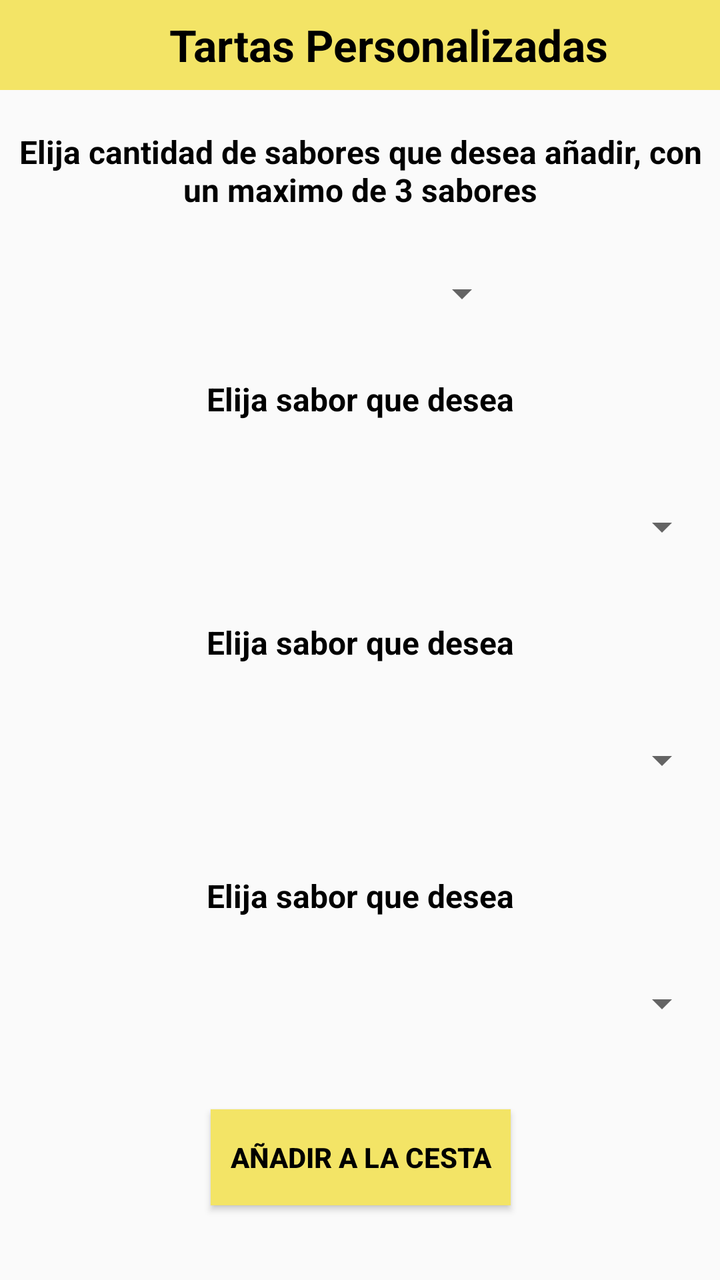
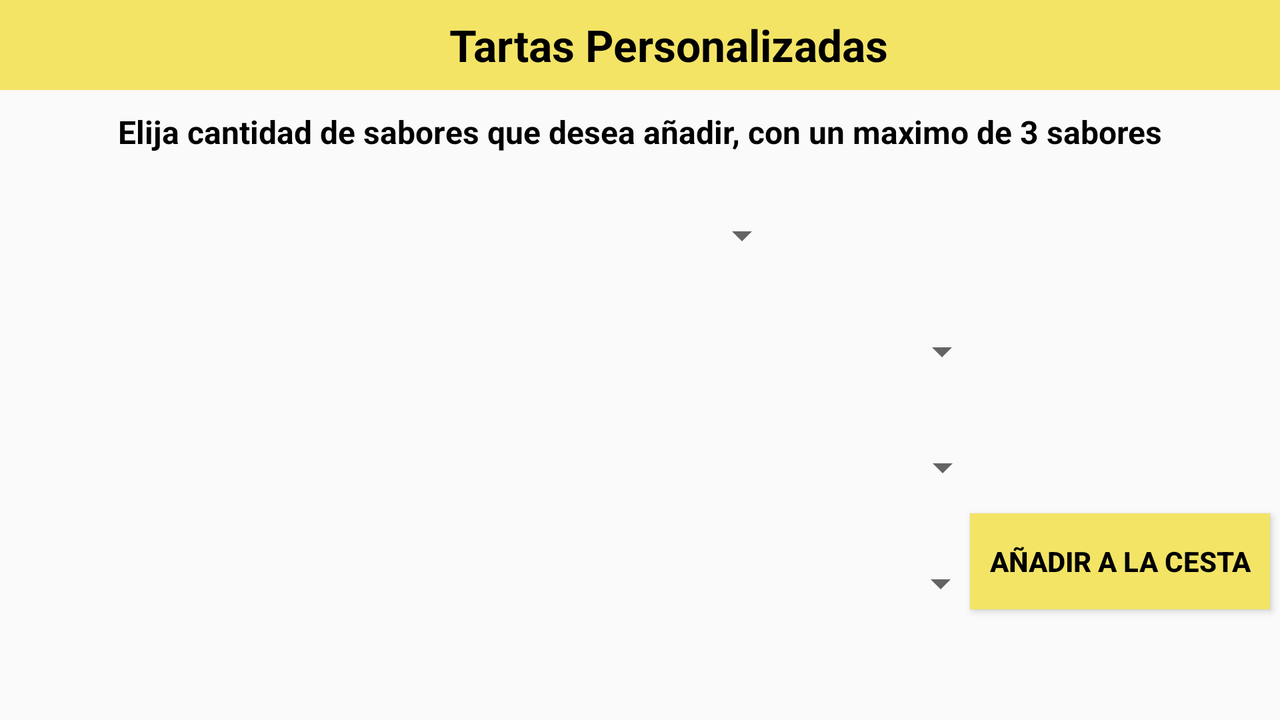

One screen, two layout resources from the same app: the default and the repository's alternative for another configuration. Each is rendered where Android would select it; the XML of both is given below.
<!-- AndroidManifest.xml: application theme Theme.TartAttack -->
<!-- res/layout/activity_tartas_personalizadas.xml -->
<?xml version="1.0" encoding="utf-8"?>
<androidx.constraintlayout.widget.ConstraintLayout xmlns:android="http://schemas.android.com/apk/res/android"
    xmlns:app="http://schemas.android.com/apk/res-auto"
    xmlns:tools="http://schemas.android.com/tools"
    android:layout_width="match_parent"
    android:layout_height="match_parent"
    android:textAlignment="center"
    tools:context=".TartasPersonalizadas">


    <Spinner
        android:id="@+id/spinner_sabor_3"
        android:layout_width="350dp"
        android:layout_height="wrap_content"
        android:layout_marginTop="19dp"
        android:contentDescription="@string/sabor"
        android:minHeight="48dp"
        app:layout_constraintEnd_toEndOf="parent"
        app:layout_constraintHorizontal_bias="0.491"
        app:layout_constraintStart_toStartOf="parent"
        app:layout_constraintTop_toBottomOf="@+id/sabor3">

    </Spinner>

    <TextView
        android:id="@+id/sabor3"
        android:layout_width="0dp"
        android:layout_height="wrap_content"
        android:layout_marginTop="33dp"
        android:gravity="center|center_horizontal"
        android:text="@string/sabor"
        android:textColor="@color/black"
        android:textSize="16sp"
        android:textStyle="bold"
        app:layout_constraintEnd_toEndOf="parent"
        app:layout_constraintHorizontal_bias="0.0"
        app:layout_constraintStart_toStartOf="parent"
        app:layout_constraintTop_toBottomOf="@+id/spinner_sabor_2" />

    <Spinner
        android:id="@+id/spinner_sabor_2"
        android:layout_width="350dp"
        android:layout_height="wrap_content"
        android:layout_marginTop="24dp"
        android:contentDescription="@string/sabor"
        android:minHeight="48dp"
        app:layout_constraintEnd_toEndOf="parent"
        app:layout_constraintHorizontal_bias="0.508"
        app:layout_constraintStart_toStartOf="parent"
        app:layout_constraintTop_toBottomOf="@+id/sabor2">

    </Spinner>

    <TextView
        android:id="@+id/sabor2"
        android:layout_width="0dp"
        android:layout_height="wrap_content"
        android:layout_marginTop="23dp"
        android:gravity="center|center_horizontal"
        android:text="@string/sabor"
        android:textColor="@color/black"
        android:textSize="16sp"
        android:textStyle="bold"
        app:layout_constraintEnd_toEndOf="parent"
        app:layout_constraintHorizontal_bias="0.0"
        app:layout_constraintStart_toStartOf="parent"
        app:layout_constraintTop_toBottomOf="@+id/spinner_sabor_1" />

    <LinearLayout
        android:id="@+id/linearLayout3"
        android:layout_width="0dp"
        android:layout_height="45dp"
        android:background="@color/tart"
        android:gravity="center"
        android:orientation="horizontal"
        app:layout_constraintEnd_toEndOf="parent"
        app:layout_constraintStart_toStartOf="parent"
        app:layout_constraintTop_toTopOf="parent">

        <TextView
            android:id="@+id/titulo"
            android:layout_width="wrap_content"
            android:layout_height="wrap_content"
            android:background="@color/tart"
            android:drawablePadding="5dp"
            android:gravity="center|center_vertical"
            android:text="@string/Tartas_Personalizadas"
            android:textAlignment="center"
            android:textColor="@color/black"
            android:textSize="22sp"
            android:textStyle="bold"
            app:drawableStartCompat="@drawable/ic_cake" />
    </LinearLayout>

    <TextView
        android:id="@+id/textView1"
        android:layout_width="0dp"
        android:layout_height="wrap_content"
        android:layout_marginTop="20dp"
        android:gravity="center|center_horizontal"
        android:text="@string/Elija_cant_sabores"
        android:textColor="@color/black"
        android:textSize="16sp"
        android:textStyle="bold"
        app:layout_constraintEnd_toEndOf="parent"
        app:layout_constraintStart_toStartOf="parent"
        app:layout_constraintTop_toBottomOf="@+id/linearLayout3" />

    <Spinner
        android:id="@+id/spinner_cant_sabores"
        android:layout_width="150dp"
        android:layout_height="wrap_content"
        android:layout_marginTop="17dp"
        android:contentDescription="@string/cantidad_sabores"
        android:gravity="center"
        android:minHeight="48dp"
        android:textAlignment="center"
        app:layout_constraintEnd_toEndOf="parent"
        app:layout_constraintStart_toStartOf="parent"
        app:layout_constraintTop_toBottomOf="@+id/textView1">

    </Spinner>

    <TextView
        android:id="@+id/sabor1"
        android:layout_width="0dp"
        android:layout_height="wrap_content"
        android:layout_marginTop="18dp"
        android:gravity="center|center_horizontal"
        android:text="@string/sabor"
        android:textColor="@color/black"
        android:textSize="16sp"
        android:textStyle="bold"
        app:layout_constraintEnd_toEndOf="parent"
        app:layout_constraintHorizontal_bias="0.0"
        app:layout_constraintStart_toStartOf="parent"
        app:layout_constraintTop_toBottomOf="@+id/spinner_cant_sabores" />

    <Spinner
        android:id="@+id/spinner_sabor_1"
        android:layout_width="350dp"
        android:layout_height="wrap_content"
        android:layout_marginTop="29dp"
        android:contentDescription="@string/sabor"
        android:minHeight="48dp"
        app:layout_constraintEnd_toEndOf="parent"
        app:layout_constraintStart_toStartOf="parent"
        app:layout_constraintTop_toBottomOf="@+id/sabor1">

    </Spinner>

    <Button
        android:id="@+id/button"
        android:layout_width="150dp"
        android:layout_height="wrap_content"
        android:layout_marginTop="29dp"
        android:background="@color/tart"
        android:text="@string/add_cesta"
        android:textColor="@color/black"
        android:textStyle="bold"
        app:layout_constraintEnd_toEndOf="parent"
        app:layout_constraintHorizontal_bias="0.501"
        app:layout_constraintStart_toStartOf="parent"
        app:layout_constraintTop_toBottomOf="@+id/spinner_sabor_3" />


</androidx.constraintlayout.widget.ConstraintLayout>
<!-- resources referenced by this layout -->
<resources>
  <color name="black">#FF000000</color>
  <color name="tart">#F3E466</color>
  <!-- drawable ic_cake (drawable) -->
  <vector android:height="24dp" android:tint="#F3E466"
      android:viewportHeight="24" android:viewportWidth="24"
      android:width="24dp" xmlns:android="http://schemas.android.com/apk/res/android">
      <path android:fillColor="@android:color/white" android:pathData="M12,6c1.11,0 2,-0.9 2,-2 0,-0.38 -0.1,-0.73 -0.29,-1.03L12,0l-1.71,2.97c-0.19,0.3 -0.29,0.65 -0.29,1.03 0,1.1 0.9,2 2,2zM16.6,15.99l-1.07,-1.07 -1.08,1.07c-1.3,1.3 -3.58,1.31 -4.89,0l-1.07,-1.07 -1.09,1.07C6.75,16.64 5.88,17 4.96,17c-0.73,0 -1.4,-0.23 -1.96,-0.61L3,21c0,0.55 0.45,1 1,1h16c0.55,0 1,-0.45 1,-1v-4.61c-0.56,0.38 -1.23,0.61 -1.96,0.61 -0.92,0 -1.79,-0.36 -2.44,-1.01zM18,9h-5L13,7h-2v2L6,9c-1.66,0 -3,1.34 -3,3v1.54c0,1.08 0.88,1.96 1.96,1.96 0.52,0 1.02,-0.2 1.38,-0.57l2.14,-2.13 2.13,2.13c0.74,0.74 2.03,0.74 2.77,0l2.14,-2.13 2.13,2.13c0.37,0.37 0.86,0.57 1.38,0.57 1.08,0 1.96,-0.88 1.96,-1.96L20.99,12C21,10.34 19.66,9 18,9z"/>
  </vector>
  <string name="Elija_cant_sabores">Elija cantidad de sabores que desea añadir, con un maximo de 3 sabores</string>
  <string name="Tartas_Personalizadas">Tartas Personalizadas</string>
  <string name="add_cesta">Añadir a la cesta</string>
  <string name="cantidad_sabores">Elija cantidad</string>
  <string name="sabor">Elija sabor que desea</string>
  <style name="Theme.TartAttack" parent="Theme.AppCompat.Light.DarkActionBar">
          
          <item name="colorPrimary">@color/purple_500</item>
          <item name="colorPrimaryDark">@color/purple_700</item>
          <item name="colorAccent">@color/teal_200</item>
          
      </style>
  <color name="purple_500">#FF6200EE</color>
  <color name="purple_700">#FF3700B3</color>
  <color name="teal_200">#FF03DAC5</color>
</resources>
<!-- res/layout-land/activity_tartas_personalizadas.xml (the repository's variant of the layout above) -->
<!-- drawn on the phone turned sideways -->
<?xml version="1.0" encoding="utf-8"?>
<androidx.constraintlayout.widget.ConstraintLayout xmlns:android="http://schemas.android.com/apk/res/android"
    xmlns:app="http://schemas.android.com/apk/res-auto"
    xmlns:tools="http://schemas.android.com/tools"
    android:layout_width="match_parent"
    android:layout_height="match_parent"
    android:textAlignment="center"
    tools:context=".TartasPersonalizadas">


    <TextView
        android:id="@+id/sabor2"
        android:layout_width="15dp"
        android:layout_height="10dp"
        android:gravity="center|center_horizontal"
        android:text="@string/sabor"
        android:textColor="@color/black"
        android:textSize="16sp"
        android:textStyle="bold"
        tools:layout_editor_absoluteX="717dp"
        tools:layout_editor_absoluteY="356dp"
        tools:ignore="MissingConstraints" />

    <TextView
        android:id="@+id/sabor3"
        android:layout_width="15dp"
        android:layout_height="10dp"
        android:gravity="center|center_horizontal"
        android:text="@string/sabor"
        android:textColor="@color/black"
        android:textSize="16sp"
        android:textStyle="bold"
        tools:layout_editor_absoluteX="717dp"
        tools:layout_editor_absoluteY="356dp"
        tools:ignore="MissingConstraints" />

    <TextView
        android:id="@+id/sabor1"
        android:layout_width="15dp"
        android:layout_height="10dp"
        android:gravity="center|center_horizontal"
        android:text="@string/sabor"
        android:textColor="@color/black"
        android:textSize="16sp"
        android:textStyle="bold"
        tools:layout_editor_absoluteX="717dp"
        tools:layout_editor_absoluteY="356dp"
        tools:ignore="MissingConstraints" />

    <Spinner
        android:id="@+id/spinner_sabor_3"
        android:layout_width="350dp"
        android:layout_height="wrap_content"
        android:layout_marginTop="10dp"
        android:contentDescription="@string/sabor"
        android:minHeight="48dp"
        app:layout_constraintEnd_toEndOf="parent"
        app:layout_constraintHorizontal_bias="0.498"
        app:layout_constraintStart_toStartOf="parent"
        app:layout_constraintTop_toBottomOf="@+id/spinner_sabor_2">

    </Spinner>

    <Spinner
        android:id="@+id/spinner_sabor_2"
        android:layout_width="350dp"
        android:layout_height="wrap_content"
        android:layout_marginTop="10dp"
        android:contentDescription="@string/sabor"
        android:minHeight="48dp"
        app:layout_constraintEnd_toEndOf="parent"
        app:layout_constraintHorizontal_bias="0.501"
        app:layout_constraintStart_toStartOf="parent"
        app:layout_constraintTop_toBottomOf="@+id/spinner_sabor_1">

    </Spinner>

    <LinearLayout
        android:id="@+id/linearLayout3"
        android:layout_width="0dp"
        android:layout_height="45dp"
        android:background="@color/tart"
        android:gravity="center"
        android:orientation="horizontal"
        app:layout_constraintEnd_toEndOf="parent"
        app:layout_constraintStart_toStartOf="parent"
        app:layout_constraintTop_toTopOf="parent">

        <TextView
            android:id="@+id/titulo"
            android:layout_width="wrap_content"
            android:layout_height="wrap_content"
            android:background="@color/tart"
            android:drawablePadding="5dp"
            android:gravity="center|center_vertical"
            android:text="@string/Tartas_Personalizadas"
            android:textAlignment="center"
            android:textColor="@color/black"
            android:textSize="22sp"
            android:textStyle="bold"
            app:drawableStartCompat="@drawable/ic_cake" />
    </LinearLayout>

    <TextView
        android:id="@+id/textView1"
        android:layout_width="0dp"
        android:layout_height="wrap_content"
        android:layout_marginTop="10dp"
        android:gravity="center|center_horizontal"
        android:text="@string/Elija_cant_sabores"
        android:textColor="@color/black"
        android:textSize="16sp"
        android:textStyle="bold"
        app:layout_constraintEnd_toEndOf="parent"
        app:layout_constraintStart_toStartOf="parent"
        app:layout_constraintTop_toBottomOf="@+id/linearLayout3" />

    <Spinner
        android:id="@+id/spinner_cant_sabores"
        android:layout_width="150dp"
        android:layout_height="wrap_content"
        android:layout_marginTop="17dp"
        android:contentDescription="@string/cantidad_sabores"
        android:gravity="center"
        android:minHeight="48dp"
        android:textAlignment="center"
        app:layout_constraintEnd_toEndOf="parent"
        app:layout_constraintStart_toStartOf="parent"
        app:layout_constraintTop_toBottomOf="@+id/textView1">

    </Spinner>

    <Spinner
        android:id="@+id/spinner_sabor_1"
        android:layout_width="350dp"
        android:layout_height="wrap_content"
        android:layout_marginTop="10dp"
        android:contentDescription="@string/sabor"
        android:minHeight="48dp"
        app:layout_constraintEnd_toEndOf="parent"
        app:layout_constraintStart_toStartOf="parent"
        app:layout_constraintTop_toBottomOf="@+id/spinner_cant_sabores">

    </Spinner>

    <Button
        android:id="@+id/buttAddCart"
        android:layout_width="150dp"
        android:layout_height="wrap_content"
        android:layout_marginTop="180dp"
        android:layout_marginEnd="5dp"
        android:background="@color/tart"
        android:text="@string/add_cesta"
        android:textColor="@color/black"
        android:textStyle="bold"
        app:layout_constraintEnd_toEndOf="parent"
        app:layout_constraintTop_toBottomOf="@+id/textView1" />


</androidx.constraintlayout.widget.ConstraintLayout>
